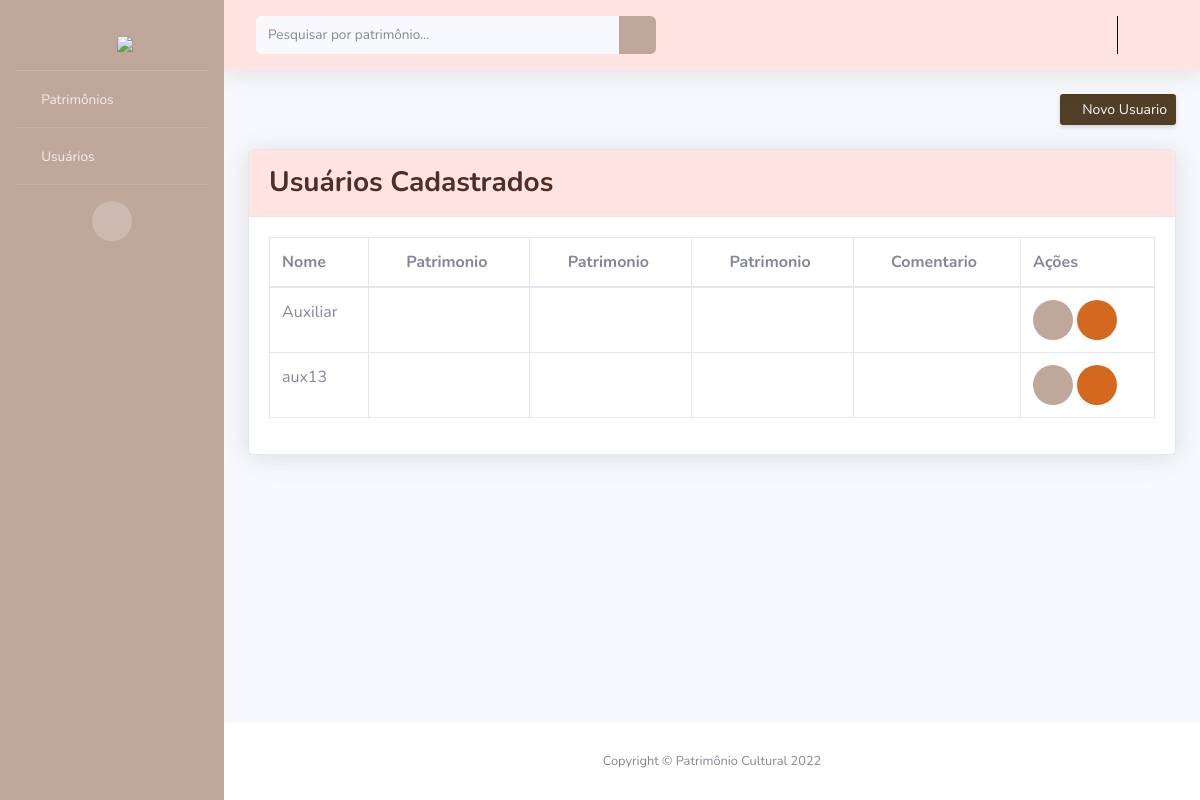
Before: /adminUsuario/ (signed in) with the older database file.
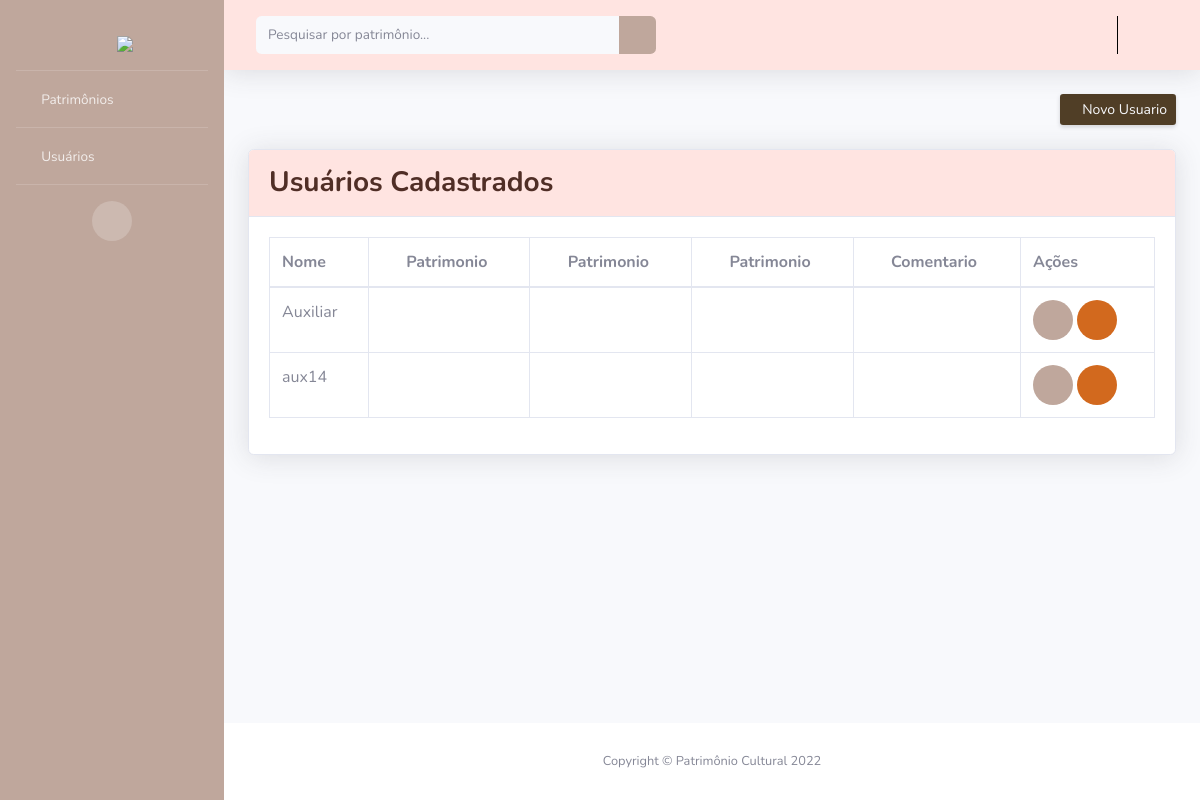
After: the same page with the newer database file.
### PC/models.py (models this page shows, shortened)
class Usuario(AbstractUser):
    cidade = models.ForeignKey(Cidade, on_delete=models.CASCADE, null=True, blank=True)
    choices_tipo = (
        ('S', 'Auxiliar'),
        ('A', 'Administrador')
        )
    tipo = models.CharField(max_length=1, choices=choices_tipo)

### PC/views.py (the view)
# urls.py: path('adminUsuario/', adminU, name='url_adminU'),
@has_permission_decorator('conceder_permissoes')
def adminU(request):
    current_user = request.user
    users = Usuario.objects.filter(cidade=current_user.cidade, tipo='S')
    pacote = {"users": users}
    return render(request, "adminUser.html", pacote)

### PC/templates/adminUser.html (shortened to what this page needs)
{% extends 'layouts/layout.html' %}
{% block botao %}
<a href="{% url 'url_createU' %}" class="d-none d-sm-inline-block btn btn-sm bg-logo text-light shadow-sm"><i
  class="fas fa-plus fa-sm text-white-50"></i> Novo Usuario</a>
{% endblock %}
{% block conteudo %}
<div class="card shadow mb-4">
  <div class="card-header py-3 bg-rosa">
      <h3 class="m-0 font-weight-bold text-logo">Usuários Cadastrados</h3>
  </div>
  <div class="card-body">
      <div class="table-responsive">
          <table class="table table-bordered" id="dataTable" width="100%" cellspacing="0">
              <thead>
                  <tr>
                      <th>Nome</th>
                      <th><a><i class="fas fa-plus fa-sm fa-fw mr-2"></i>Patrimonio</a></th>
                      <th><a><i class="fas fa-edit fa-sm fa-fw mr-2"></i>Patrimonio</a></th>
                      <th><a><i class="fas fa-trash fa-sm fa-fw mr-2"></i>Patrimonio</a></th>
                      <th><a><i class="fas fa-ban fa-sm fa-fw mr-2"></i>Comentario</a></th>
                      <th>Ações</th>
                  </tr>
              </thead>
              <tbody>
                {% for i in users %}
                  <tr>
                      <td>{{ i.first_name }}</td>
                      <td class="text-center">
                        {% load permission_tags %}
                        {% if i|can:'cadastrar_patrimonio' %}
                        <a class="u-link-v5 g-color-gray-dark-v4" href="{% url 'url_revCP' i.id %}">
                          <i class="fa fa-check text-verde"></i>
                        </a>
                        {% else %}
                        <a class="u-link-v5 g-color-gray-dark-v4" href="{% url 'url_conCP' i.id %}">
                          <i class="fa fa-times text-vermelho"></i>
                        </a>
                        {% endif %}
                    </td>
                    <td class="text-center">
                      {% if i|can:'editar_patrimonio' %}
                      <a class="u-link-v5 g-color-gray-dark-v4" href="{% url 'url_revEP' i.id %}">
                        <i class="fa fa-check text-verde"></i>
                      </a>
                      {% else %}
                      <a class="u-link-v5 g-color-gray-dark-v4" href="{% url 'url_conEP' i.id %}">
                        <i class="fa fa-times text-vermelho"></i>
                      </a>
                      {% endif %}
                    </td>
                    <td class="text-center">
                      {% if i|can:'remover_patrimonio' %}
                      <a class="u-link-v5 g-color-gray-dark-v4" href="{% url 'url_revDP' i.id %}">
                        <i class="fa fa-check text-verde"></i>
                      </a>
                      {% else %}
                      <a class="u-link-v5 g-color-gray-dark-v4" href="{% url 'url_conDP' i.id %}">
                        <i class="fa fa-times text-vermelho"></i>
                      </a>
                      {% endif %}
                    </td>
                    <td class="text-center">
                      {% if i|can:'remover_comentario' %}
                      <a class="u-link-v5 g-color-gray-dark-v4" href="{% url 'url_revDC' i.id %}">
                        <i class="fa fa-check text-verde"></i>
                      </a>
                      {% else %}
                      <a class="u-link-v5 g-color-gray-dark-v4" href="{% url 'url_conDC' i.id %}">
                        <i class="fa fa-times text-vermelho"></i>
                      </a>
                      {% endif %}
                  </td>
                    <td>
                        <a href="{% url 'url_showU' i.id %}" class="btn btn-circle bg-marrom text-white"><i class="fas fa-info btn-lg"></i></a>
                        <a href="{% url 'url_delU' i.id %}" class="btn btn-circle bg-laranja text-white" ><i class="fa fa-trash btn-lg"></i></a>
                    </td>
                  </tr>
                  {% endfor %}
              </tbody>
          </table>
      </div>
  </div>
</div>
{% endblock %}

Changed rows visible on the page:
removed Usuario: first_name "aux13"
added Usuario: first_name "aux14"
